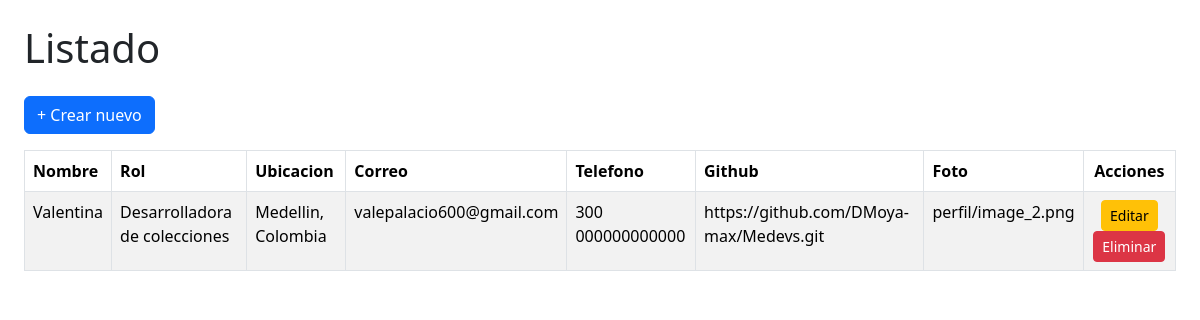
The app's page /perfil/ with its own data.
### app/models.py (models this page shows, shortened)
class Perfil(models.Model):
    nombre = models.CharField(max_length=100)
    rol = models.CharField(max_length=100)
    ubicacion = models.CharField(max_length=100)
    correo = models.EmailField()
    telefono = models.CharField(max_length=20)
    github = models.URLField(blank=True, null=True)
    foto = models.ImageField(upload_to='perfil/', blank=True, null=True)

### app/views.py (the view)
# urls.py: path("perfil/", views.listar_perfil, name="perfil_listar"),
def listar_perfil(request):
    return listar(request, Perfil, "perfil/listar.html")

### app/templatetags/extras.py (called while the page is built)
@register.filter
def dictlookup(obj, key):
    return getattr(obj, key, "")

### app/views.py (called while the page is built)
def listar(request, modelo, template):
    datos = modelo.objects.all()
    campos = [f.name for f in modelo._meta.fields if f.name != "id"]
    return render(request, template, {"datos": datos, "campos": campos})

### app/templates/perfil/listar.html (shortened to what this page needs)
{% load extras %}
<!DOCTYPE html>
<html lang="es">
<head>
    <link rel="stylesheet" href="https://cdn.jsdelivr.net/npm/bootstrap@5.3.2/dist/css/bootstrap.min.css">
</head>
<body class="p-4">
    <h1 class="mb-4">Listado</h1>
    <a href="crear/" class="btn btn-primary mb-3">+ Crear nuevo</a>
    {% if datos %}
        <table class="table table-bordered table-striped">
            <thead>
                <tr>
                    {% for campo in campos %}
                        <th>{{ campo|capfirst }}</th>
                    {% endfor %}
                    <th class="text-center">Acciones</th>
                </tr>
            </thead>
            <tbody>
                {% for item in datos %}
                <tr>
                    {% for campo in campos %}
                        <td>{{ item|dictlookup:campo }}</td>
                    {% endfor %}
                    <td class="text-center">
                        <a href="editar/{{ item.id }}/" class="btn btn-warning btn-sm">Editar</a>
                        <a href="eliminar/{{ item.id }}/" class="btn btn-danger btn-sm">Eliminar</a>
                    </td>
                </tr>
                {% endfor %}
            </tbody>
        </table>
    {% else %}
        <p>No hay registros.</p>
    {% endif %}
</body>
</html>

### records on screen
Perfil: campos "Valentina" "Desarrolladora de colecciones" "Medellin, Colombia" "valepalacio600@gmail.com" "300 000000000000" "https://github.com/DMoya-max/Medevs.git" "perfil/image_2.png"

### other values on screen
{{ campo|capfirst }} "Nombre" "Rol" "Ubicacion" "Correo" "Telefono" "Github" "Foto"
